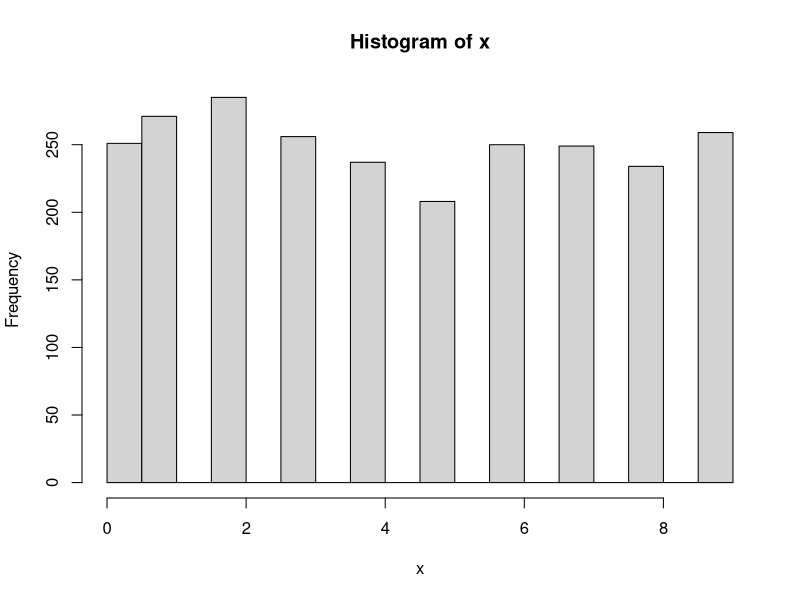
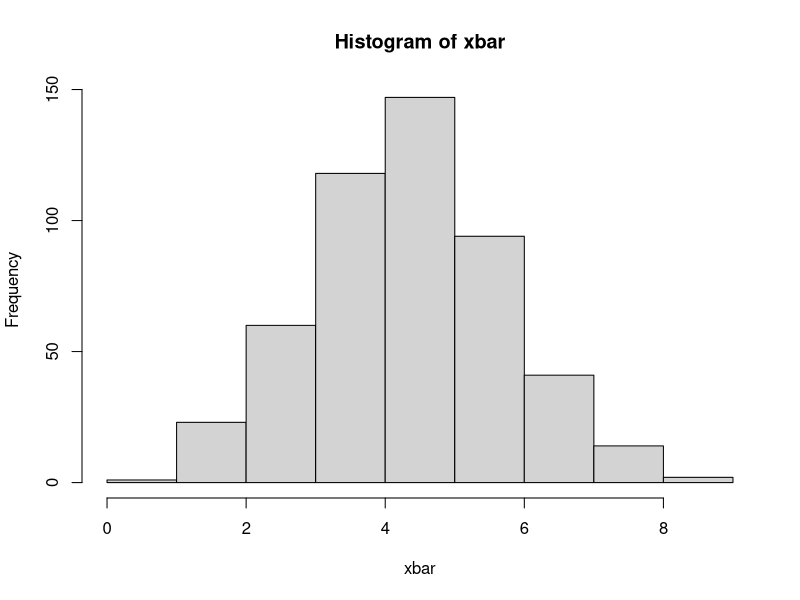

Write the R code that produced these figures, in order.
pnorm(2,0,1) #pnorm(x, mu, sd) : 뮤를 0, sd를 1로 하면 정규 분포.  P(X ≤ x) : (probability norm)
qnorm(0.9772499,0,1) #qnorm(alpha, mu, sd) : alpha = P(X ≤ x)를 만족하는 x : (quantile norm)

#central limit theorem
x=floor(runif(2500, 0, 10)) #runinf(random uniform : 랜덤 균일분포). 0과 10 사이에서 2500개
hist(x)
mean(x) #E(X) = 4.5와 유사
sd(x) #sd(X) = 2.87와 유사

y=array(x, c(500, 5)) #2500개의 정수를 크기가 5인 벡터 500개 생성
xbar=apply(y, 1, mean) #크기 5인 표본에서 표본평균을 구하여 500개의 표본평균 생성
hist(xbar)
mean(xbar) #표본평균의 기대값으로 E(X) = 4.5와 유사
sd(xbar) #표본평균의 표준편차로 sd(X)/sqrt(5) = 1.28와 유사



